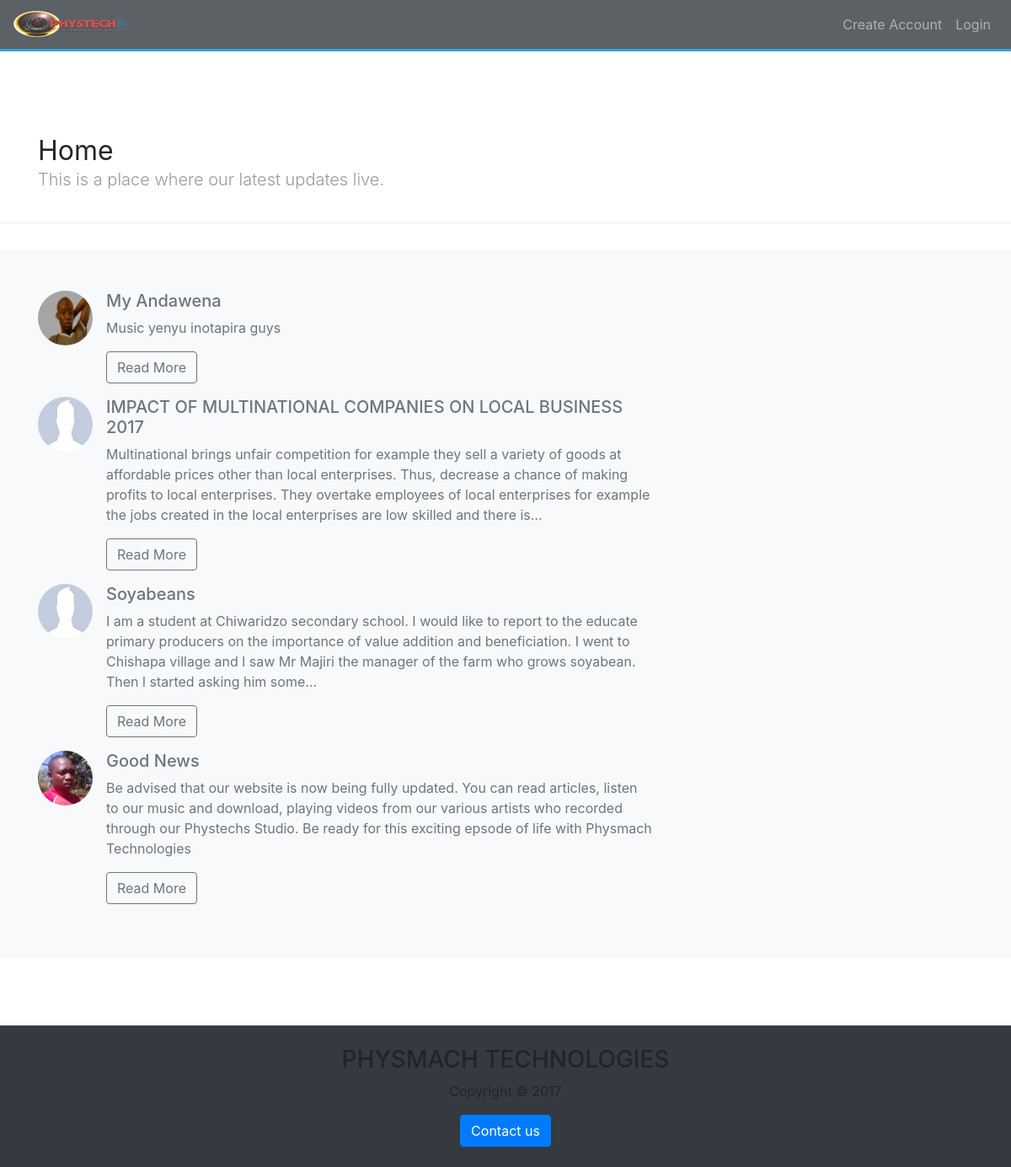
The page / on the database its author committed.
### tables this page shows
CREATE TABLE `blog` (
  `b_id` int(11) NOT NULL,
  `catigory_id` int(11) NOT NULL,
  `user_id` int(11) NOT NULL,
  `title` varchar(255) NOT NULL,
  `slug` varchar(255) NOT NULL,
  `body` text NOT NULL,
  `post_image` text NOT NULL,
  `likes` int(11) NOT NULL DEFAULT '0',
  `created_at` timestamp NOT NULL DEFAULT CURRENT_TIMESTAMP
);

### application/controllers/Pages.php (called while the page is built, shortened)
<?php
class Pages extends CI_Controller{
    public function view($page ='home')
    {
        $data['posts'] = $this->post_model->get_posts();
        $data['title'] = ucfirst($page);
        $this->load->view('templates/header');
        $this->load->view('pages/'.$page, $data);
        $this->load->view('templates/footer');
    }
}

### index.php (called while the page is built, shortened)
<?php
require_once BASEPATH.'core/CodeIgniter.php';

### application/models/Post_model.php (called while the page is built, shortened)
<?php
class Post_model extends CI_Model
{
	public function get_posts($slug = FALSE, $limit = FALSE, $offset= FALSE)
	{
		if ($slug === FALSE) {
			$this->db->order_by('b_id', 'DESC');
			$this->db->join('b_catigory','b_catigory.c_id = catigory_id');
			$query = $this->db->get('blog');
			return $query->result_array();
		}
		$query = $this->db->get_where('blog',array('slug'=>$slug));
		return $query->row_array();
	}
}

### application/views/pages/home.php (the view, shortened to what this page needs)
<p><br></p>
<p><br></p>
<div class="blog-header">
        <div class="container">
          <h1 class="blog-title"><?= $title ?></h1>
          <p class="lead blog-description">This is a place where our latest updates live.</p>
        </div>
      </div>
      <main role="main">
        <section id="explore-section" class="bg-light text-muted py-5">
          <?php foreach ($posts as $post) { ?>
          <div class="container">
            <div class="row">
              <div class="col-md-8">
              <div class="media">
                <img style="border-radius: 100px;" class="d-flex mr-3" src="<?php echo site_url(); ?>assets/img/posts/<?php echo $post['post_image'];?>" alt="<?php echo $post['title'];?>"  width= "65px" height="65px">
                <div class="media-body">
                  <h5 class="mt-0"><?php echo $post['title'];?></h5>
                  <p><?php echo word_limiter($post['body'], 50); ?></p>
                  <a class="btn btn-outline-secondary" href="<?php echo site_url('posts/'. $post['slug']); ?>">Read More</a>
                </div>
              </div>
             </div>
           <?php } ?>
        </section>
      </main>

### application/views/templates/header.php (shortened to what this page needs)
<html>
   <head>
  <link rel="stylesheet" type="text/css" href="<?php echo base_url(); ?>assets/css/bootstrap.v4.0.0.min.css">
  <link rel="stylesheet" type="text/css" href="<?php echo base_url(); ?>assets/css/font-awesome.min.css">
  <link rel="stylesheet" type="text/css" href="<?php echo base_url(); ?>assets/css/style.css">
<link rel="stylesheet" href="https://maxcdn.bootstrapcdn.com/bootstrap/4.0.0-beta.2/css/bootstrap.min.css">
   </head>
        <body>
        <nav class="navbar navbar-expand-md navbar-dark bg-dark fixed-top">
      <a class="navbar-brand" href="<?php echo base_url(); ?>"><img src="<?php echo base_url(); ?>assets/img/logo.png"></a>
      <div class="collapse navbar-collapse" id="navbarsExampleDefault">
        <ul class="navbar-nav float-sm-right">
          <?php if (!$this->session->userdata('logged_in')) : ?>
          <li class="nav-item">
            <a class="nav-link" href="<?php echo base_url(); ?>users/register"">Create Account</a>
          </li>
        <li class="nav-item">
            <a class="nav-link" href="<?php echo base_url(); ?>users/login"">Login</a>
          </li>
      <?php  endif; ?>
        </ul>
      </div>
    </nav>
<p><br></p>
<p><br></p>

### application/views/templates/footer.php (shortened to what this page needs)
<p><br></p>
<p><br></p>
 <div id="main-footer" class="bg-dark">
  <div class="container">
    <div class="row">
      <div class="col text-center">
        <div class="py-4">
          <h1 class="h3">PHYSMACH TECHNOLOGIES</h1>
          <p class="text-center">Copyright &copy; 2017</p>
          <button class="btn btn-primary" data-toggle="modal" data-target ="#contactModal">Contact us</button>
        </div>
      </div>
    </div>
  </div>
</div>
</body>
</html>

### assets/css/style.css (style rules this page uses)
* { margin: 0; padding: 0; }
body { background-color: #DCE0E2; }
.navbar { border-bottom: solid 3px #008ed6; opacity: 0.8; }
.blog-header { padding-bottom: 1.25rem; margin-bottom: 2rem; border-bottom: .05rem solid #eee; }
.blog-title { margin-bottom: 0; font-size: 2rem; font-weight: 400; }
.blog-description { font-size: 1.1rem; color: #999; }

### application/views/templates/header.php (style rules this page uses)
.media { margin-bottom: 16px; }

### application/views/pages/home.php (style rules this page uses)
.media { margin-bottom: 16px; }

### rows shown on the page
blog: post_image (picture), title "My Andawena", body "Music yenyu inotapira guys"
blog: post_image (placeholder picture), title "IMPACT OF MULTINATIONAL COMPANIES ON LOCAL BUSINESS 2017", body "Multinational brings unfair competition for example they sell a variety of goods at affordable prices other than local enterprises. Thus, decrease a chance of making profits to local enterprises. They overtake employees of local enterprises for example the jobs created in the local enterprises are low skilled and there is…"
blog: post_image (placeholder picture), title "Soyabeans", body "I am a student at Chiwaridzo secondary school. I would like to report to the educate primary producers on the importance of value addition and beneficiation. I went to Chishapa village and l saw Mr Majiri the manager of the farm who grows soyabean. Then l started asking him some…"
blog: post_image (picture), title "Good News", body "Be advised that our website is now being fully updated. You can read articles, listen to our music and download, playing videos from our various artists who recorded through our Phystechs Studio. Be ready for this exciting epsode of life with Physmach Technologies"

### other values the page prints
$title "Home"
